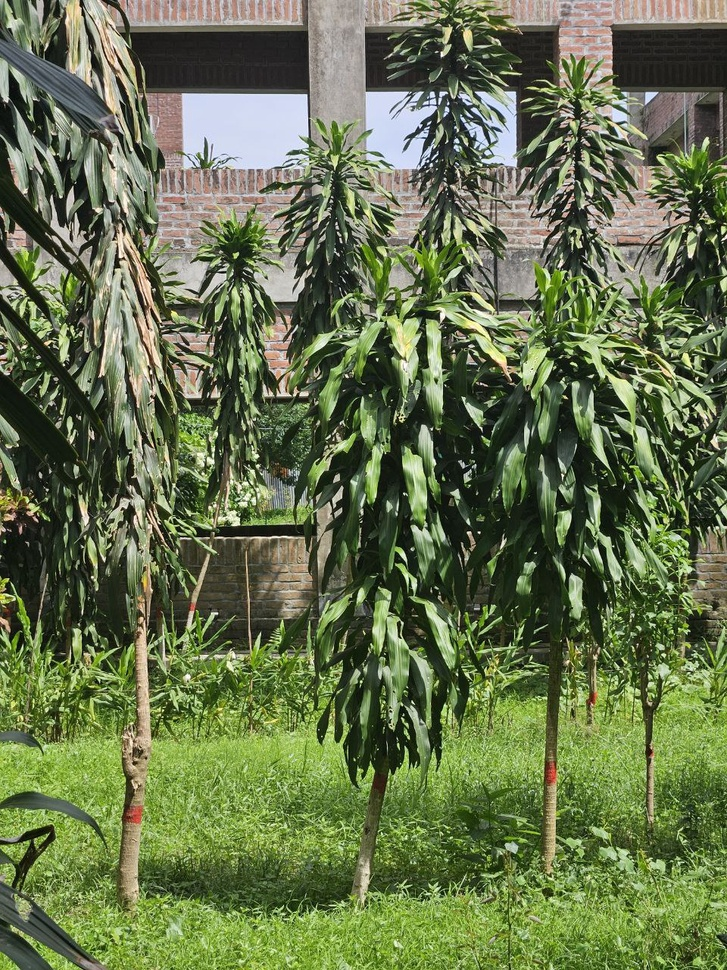
#> input picture DIP/DIP_Lab_406/Lab/Python/Lab_07/lab.jpg, 727 x 970 px, shrunk from 960 x 1280 before the run
$ python openingAndClosing.py
#> lines starting #> are read from the running program, lines starting #| are printed output that depends on the picture
import cv2
import numpy as np
import matplotlib.pyplot as plt
input_image = cv2.imread('lab.jpg', cv2.IMREAD_GRAYSCALE)
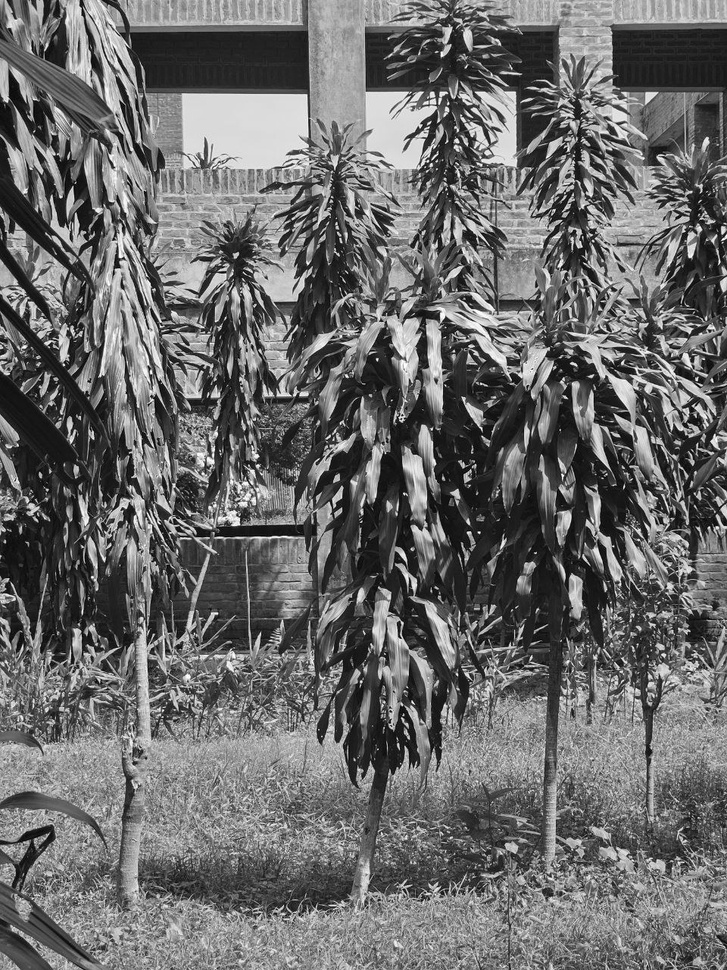
#> input_image: shape (970, 727); min 0, max 255, mean 106.6
kernel = np.ones((5, 5), np.uint8)
opened_image = cv2.morphologyEx(input_image, cv2.MORPH_OPEN, kernel)
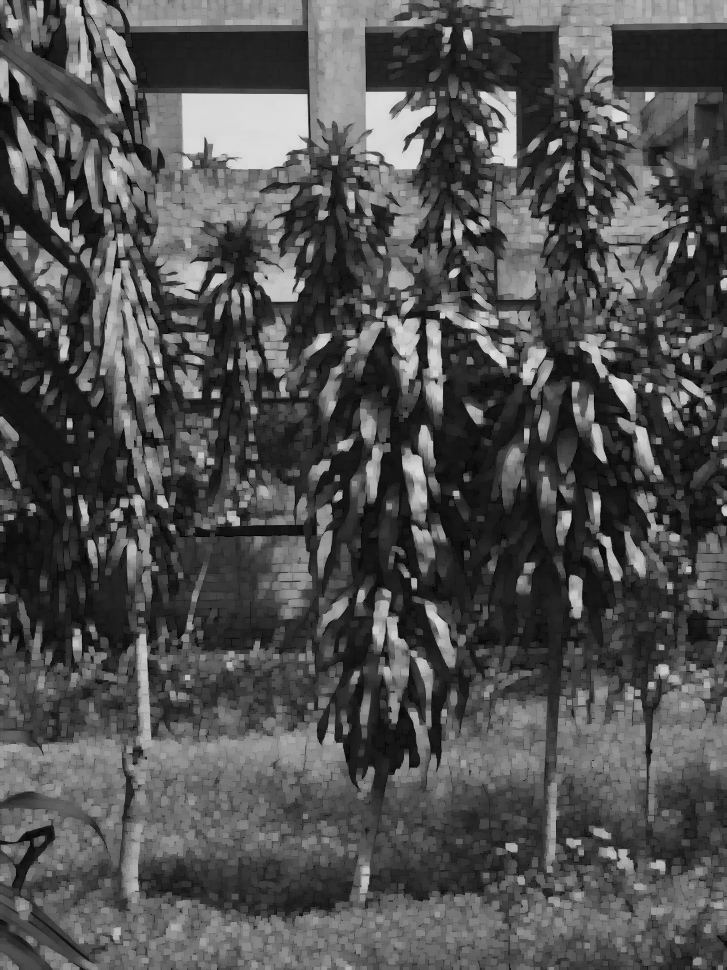
#> opened_image: shape (970, 727); min 0, max 224, mean 80.6
closed_image = cv2.morphologyEx(input_image, cv2.MORPH_CLOSE, kernel)
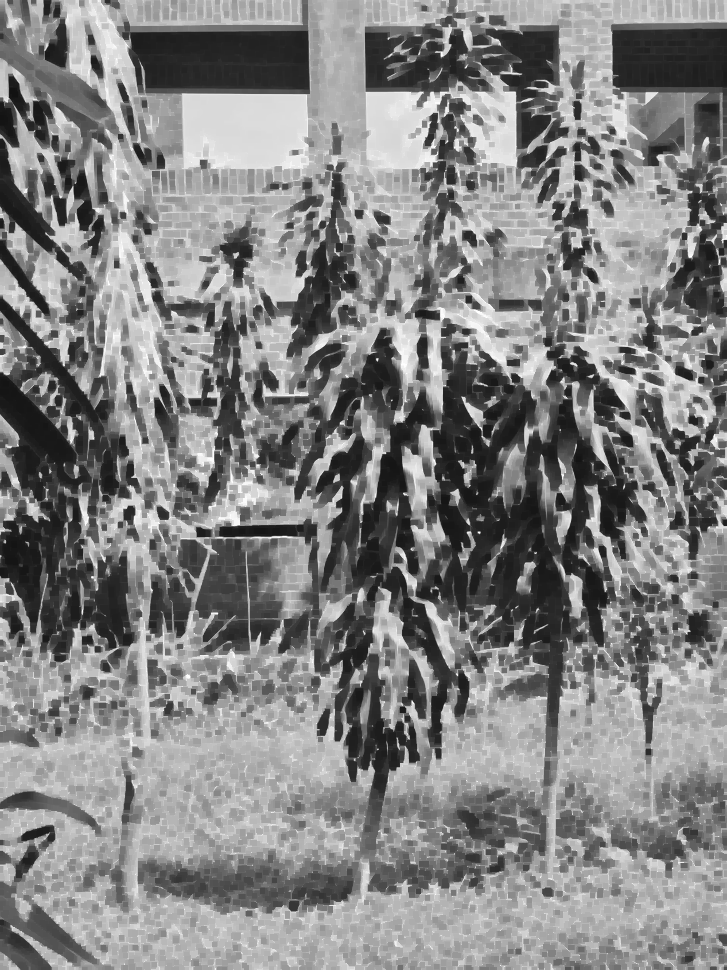
#> closed_image: shape (970, 727); min 18, max 255, mean 131.1
plt.figure(figsize=(15, 5))
plt.subplot(1, 3, 1)
plt.imshow(input_image, cmap='gray')
plt.title('Original Image')
plt.axis('off')
plt.subplot(1, 3, 2)
plt.imshow(opened_image, cmap='gray')
plt.title('Opened Image')
plt.axis('off')
plt.subplot(1, 3, 3)
plt.imshow(closed_image, cmap='gray')
plt.title('Closed Image')
plt.axis('off')
plt.show()
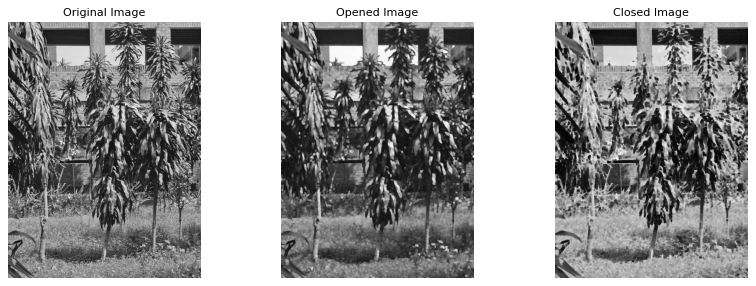
#> figure drawn by matplotlib, 3 panels

$ run again, with DIP/DIP_Lab_406/Lab/Python/Lab_07/nature.jpeg copied over DIP/DIP_Lab_406/Lab/Python/Lab_07/lab.jpg
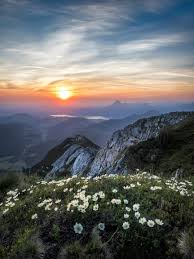
#> input picture DIP/DIP_Lab_406/Lab/Python/Lab_07/nature.jpeg, 194 x 259 px
#> `closed_image = cv2.morphologyEx(input_image, cv2.MORPH_CLOSE, kernel)`:
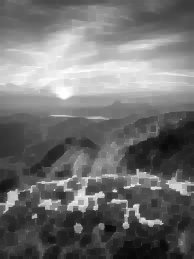
#> closed_image: shape (259, 194); min 8, max 255, mean 112.9
#> `plt.show()`:
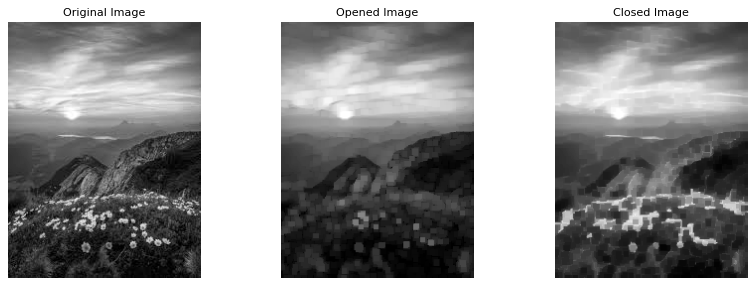
#> figure drawn by matplotlib, 3 panels
